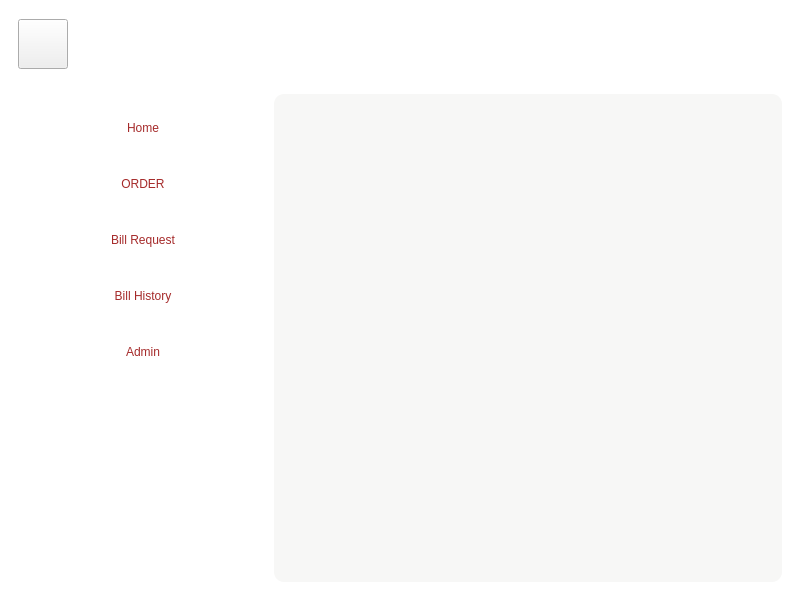
<?xml version="1.0" encoding="UTF-8"?>
<ui version="4.0">
 <class>Dyner</class>
 <widget class="QMainWindow" name="Dyner">
  <property name="geometry">
   <rect>
    <x>0</x>
    <y>0</y>
    <width>800</width>
    <height>600</height>
   </rect>
  </property>
  <property name="windowTitle">
   <string>Dyner</string>
  </property>
  <property name="windowIcon">
   <iconset resource="../res.qrc">
    <normaloff>:/img/img/icon1.png</normaloff>:/img/img/icon1.png</iconset>
  </property>
  <property name="styleSheet">
   <string notr="true"/>
  </property>
  <widget class="QWidget" name="centralwidget">
   <property name="autoFillBackground">
    <bool>false</bool>
   </property>
   <property name="styleSheet">
    <string notr="true">#centralwidget{

	background-color: #ffffff;
	background-image: url(:/img/img/background3.jpg);
}</string>
   </property>
   <layout class="QHBoxLayout" name="horizontalLayout_4">
    <item>
     <layout class="QVBoxLayout" name="verticalLayout">
      <item>
       <widget class="QWidget" name="horizontalWidget" native="true">
        <property name="minimumSize">
         <size>
          <width>0</width>
          <height>70</height>
         </size>
        </property>
        <property name="maximumSize">
         <size>
          <width>16777215</width>
          <height>70</height>
         </size>
        </property>
        <property name="styleSheet">
         <string notr="true">horizontalWidget{
	border-radius:10px;
	background-color:   qradialgradient(spread:pad, cx:0.5, cy:0.5, radius:0.5, fx:0.5, fy:0.5, stop:0 rgba(227, 171, 122, 1), stop:1 rgba(192, 130, 79, 1))
}</string>
        </property>
        <layout class="QHBoxLayout" name="horizontalLayout">
         <item>
          <widget class="QPushButton" name="menuButton">
           <property name="minimumSize">
            <size>
             <width>50</width>
             <height>50</height>
            </size>
           </property>
           <property name="maximumSize">
            <size>
             <width>50</width>
             <height>50</height>
            </size>
           </property>
           <property name="styleSheet">
            <string notr="true">border-image: url(:/img/img/menuIcon.png);
</string>
           </property>
           <property name="text">
            <string/>
           </property>
          </widget>
         </item>
         <item>
          <spacer name="horizontalSpacer">
           <property name="orientation">
            <enum>Qt::Horizontal</enum>
           </property>
           <property name="sizeHint" stdset="0">
            <size>
             <width>40</width>
             <height>20</height>
            </size>
           </property>
          </spacer>
         </item>
         <item>
          <widget class="QLabel" name="widgetTitle">
           <property name="minimumSize">
            <size>
             <width>100</width>
             <height>0</height>
            </size>
           </property>
           <property name="styleSheet">
            <string notr="true">color:white;
border-radius:10px;</string>
           </property>
           <property name="text">
            <string>&lt;html&gt;&lt;head/&gt;&lt;body&gt;&lt;p&gt;&lt;span style=&quot; font-size:20pt;&quot;&gt;Home&lt;/span&gt;&lt;/p&gt;&lt;/body&gt;&lt;/html&gt;</string>
           </property>
           <property name="textFormat">
            <enum>Qt::RichText</enum>
           </property>
           <property name="alignment">
            <set>Qt::AlignCenter</set>
           </property>
          </widget>
         </item>
         <item>
          <spacer name="horizontalSpacer_2">
           <property name="orientation">
            <enum>Qt::Horizontal</enum>
           </property>
           <property name="sizeHint" stdset="0">
            <size>
             <width>40</width>
             <height>20</height>
            </size>
           </property>
          </spacer>
         </item>
        </layout>
       </widget>
      </item>
      <item>
       <widget class="QFrame" name="menuAndWindow">
        <property name="styleSheet">
         <string notr="true">#menuAndWindow{
	border-image: url(:/img/img/background2.jpg);
}</string>
        </property>
        <layout class="QHBoxLayout" name="horizontalLayout_2">
         <item>
          <widget class="QFrame" name="menuList">
           <property name="minimumSize">
            <size>
             <width>250</width>
             <height>0</height>
            </size>
           </property>
           <property name="maximumSize">
            <size>
             <width>250</width>
             <height>16777215</height>
            </size>
           </property>
           <property name="styleSheet">
            <string notr="true">#menuList{
	border-radius:10px;
}</string>
           </property>
           <layout class="QVBoxLayout" name="verticalLayout_2">
            <item>
             <widget class="QPushButton" name="parentButtonHome">
              <property name="minimumSize">
               <size>
                <width>0</width>
                <height>50</height>
               </size>
              </property>
              <property name="maximumSize">
               <size>
                <width>16777215</width>
                <height>50</height>
               </size>
              </property>
              <property name="styleSheet">
               <string notr="true">border-radius: 10px;
color : brown;
border-image: url(:/img/img/ButtonBackground.jpg);
</string>
              </property>
              <property name="text">
               <string>Home</string>
              </property>
             </widget>
            </item>
            <item>
             <widget class="QPushButton" name="parentButtonOrder">
              <property name="minimumSize">
               <size>
                <width>0</width>
                <height>50</height>
               </size>
              </property>
              <property name="styleSheet">
               <string notr="true">border-radius: 10px;
color : brown;
border-image: url(:/img/img/ButtonBackground.jpg);
</string>
              </property>
              <property name="text">
               <string>ORDER</string>
              </property>
             </widget>
            </item>
            <item>
             <widget class="QPushButton" name="parentButtonBillRequest">
              <property name="minimumSize">
               <size>
                <width>0</width>
                <height>50</height>
               </size>
              </property>
              <property name="styleSheet">
               <string notr="true">border-radius: 10px;
color : brown;
border-image: url(:/img/img/ButtonBackground.jpg);
</string>
              </property>
              <property name="text">
               <string>Bill Request</string>
              </property>
             </widget>
            </item>
            <item>
             <widget class="QPushButton" name="parentButtonBillHistory">
              <property name="minimumSize">
               <size>
                <width>0</width>
                <height>50</height>
               </size>
              </property>
              <property name="styleSheet">
               <string notr="true">border-radius: 10px;
color : brown;
border-image: url(:/img/img/ButtonBackground.jpg);
</string>
              </property>
              <property name="text">
               <string>Bill History</string>
              </property>
             </widget>
            </item>
            <item>
             <widget class="QPushButton" name="parentButtonAdmin">
              <property name="minimumSize">
               <size>
                <width>0</width>
                <height>50</height>
               </size>
              </property>
              <property name="styleSheet">
               <string notr="true">border-radius: 10px;
color : brown;
border-image: url(:/img/img/ButtonBackground.jpg);
</string>
              </property>
              <property name="text">
               <string>Admin</string>
              </property>
             </widget>
            </item>
            <item>
             <spacer name="verticalSpacer">
              <property name="orientation">
               <enum>Qt::Vertical</enum>
              </property>
              <property name="sizeHint" stdset="0">
               <size>
                <width>20</width>
                <height>40</height>
               </size>
              </property>
             </spacer>
            </item>
           </layout>
          </widget>
         </item>
         <item>
          <widget class="QFrame" name="horizontalFrame">
           <property name="styleSheet">
            <string notr="true">#horizontalFrame{
	border-radius : 10px;
	background-color: rgba(238, 238, 236,0.5);
}</string>
           </property>
           <layout class="QHBoxLayout" name="horizontalLayout_3">
            <item>
             <layout class="QHBoxLayout" name="windowContainer"/>
            </item>
           </layout>
          </widget>
         </item>
        </layout>
       </widget>
      </item>
     </layout>
    </item>
   </layout>
  </widget>
 </widget>
 <resources>
  <include location="../res.qrc"/>
 </resources>
 <connections/>
</ui>
